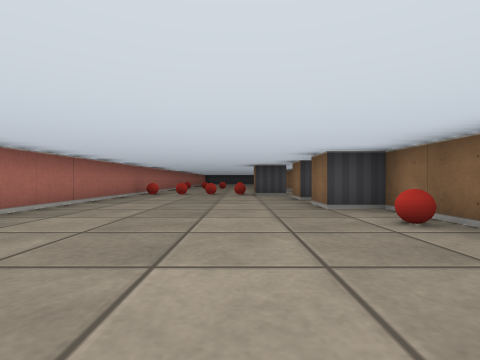
view 1 (above)

14 first-person views from a walk through a cub3D maze. The camera is about half as high as the walls, looks level and sees 85° across. The floor is counted in squares. Each view is taken from the middle of a square. On the plan, view 1 faces up. The plan holds only what a view shows up to about 9 squares ahead; the rest is blank.

view 2
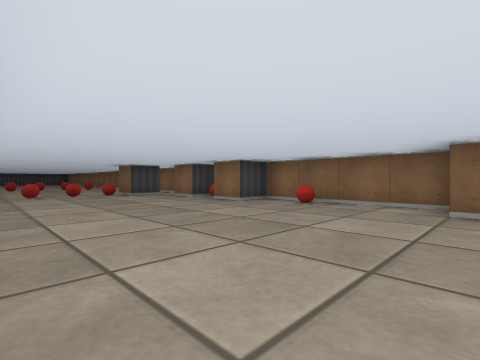

view 3
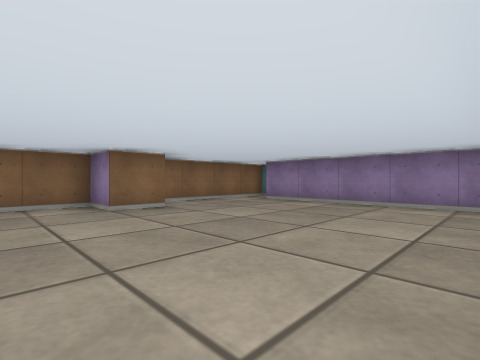

view 4
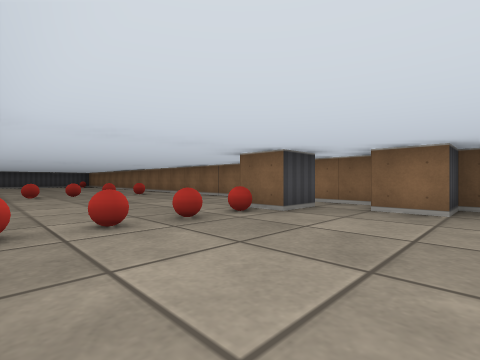

view 5
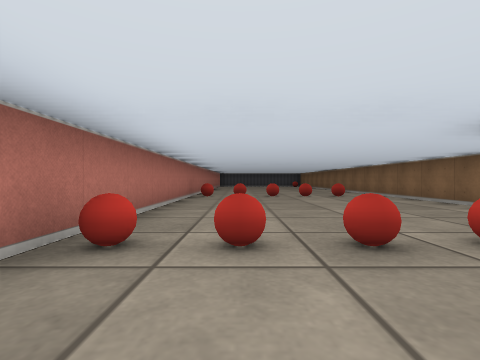

view 6
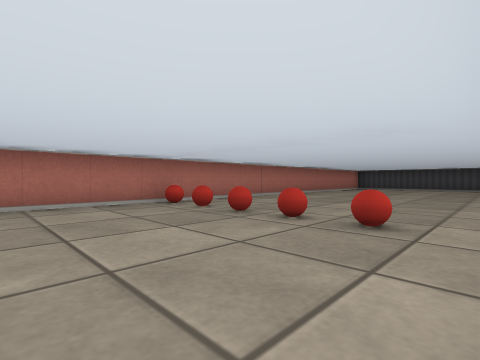

view 7
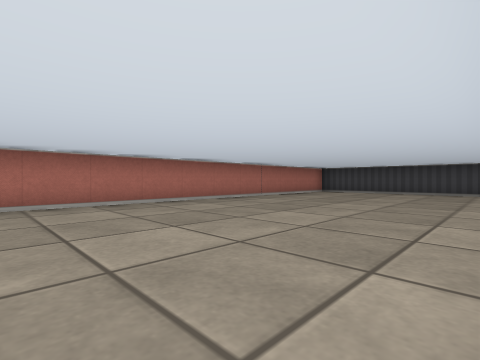

view 8
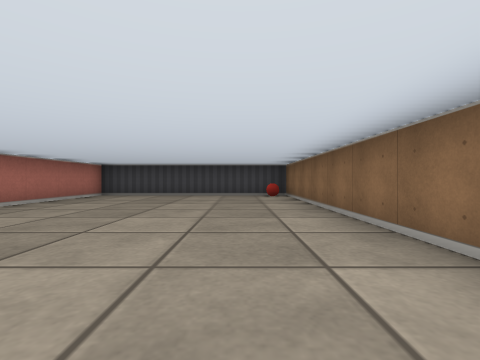

view 9
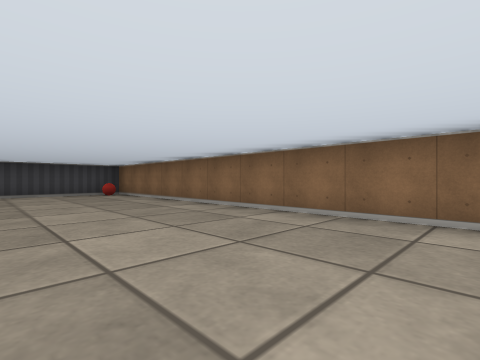

view 10
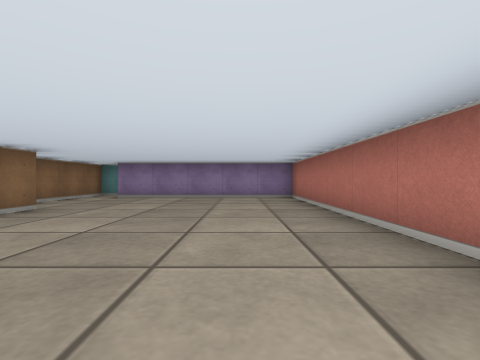

view 11
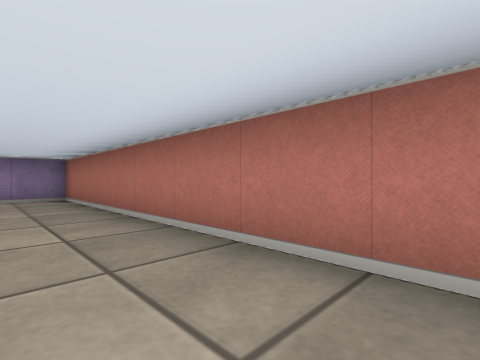

view 12
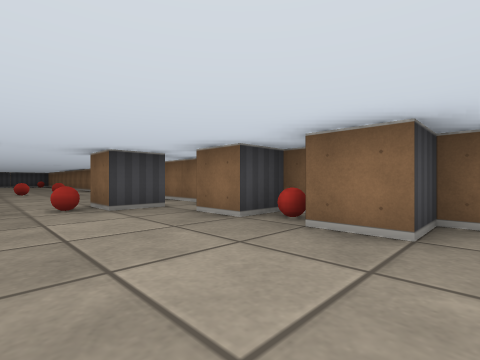

view 13
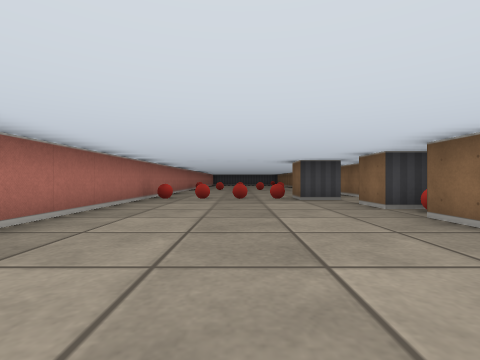

view 14
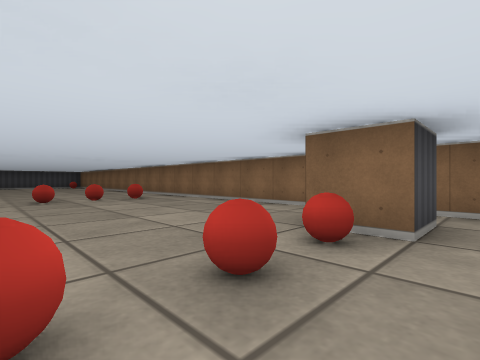

### Floor plan
Points are (right, up) in squares from view 1. A wall is a line through its corners. A room is listed if a view was taken in it or the views show most of it. See-through windows are left out.
Room 1 (views 1, 2, 3, 4, 5, 6, 7, 8, 9, 10, 11, 12, 13, 14)
walls: (1.6, 8.5) (0.5, 8.5) (0.5, 9.5); (2.5, 7.8) (2.5, 26.5) (-3.5, 26.5) (-3.5, -3.5) (1.5, -3.5); (2.5, 6) (2.5, 6.5) (1.5, 6.5) (1.5, 7.5); (1.5, -0.5) (1.5, 0.5) (2.5, 0.5) (2.5, 4.5) (1.5, 4.5) (1.5, 5.5); (1.9, -4.5) (2.5, -4.5) (2.5, -1)
objects: ball (-3, 9); ball (-3, 15); ball (-2, 9); ball (-2, 15); ball (-1, 9); ball (-1, 15); ball (0, 9); ball (0, 15); ball (1, 15); ball (2, 3); ball (2, 6); other object (2, 26)

Where each view was taken, in squares from view 1:
view 1: 0 up, 0 right, facing up
view 2: 0 up, 3 left, facing up-right
view 3: 2 up, 3 left, facing down-right
view 4: 6 up, 3 left, facing up-right
view 5: 7 up, 2 left, facing up
view 6: 12 up, 2 right, facing up-left
view 7: 16 up, 2 right, facing up-left
view 8: 18 up, 1 right, facing up
view 9: 17 up, 1 left, facing up-right
view 10: 4 up, 2 left, facing down
view 11: 4 up, 2 left, facing down-left
view 12: 4 up, 1 left, facing up-right
view 13: 2 up, 1 left, facing up
view 14: 8 up, 2 left, facing up-right
